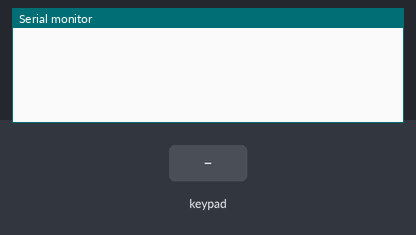
The sketch below on a simulated Arduino Uno, built with avr-gcc and run on an emulated ATmega328P. Shown: the last lines printed to the serial monitor. Inputs (shaded band) come from the test bench.

Above: at 1.2 s.
1.3 s: key '#' pressed
At 2.1 s:
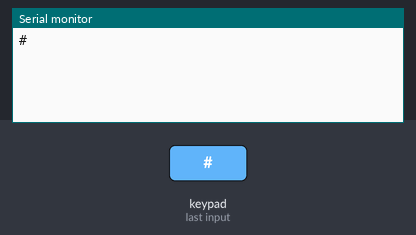
2.8 s: keypad keys 6 5 4 pressed 0.4 s apart
At 5.0 s:
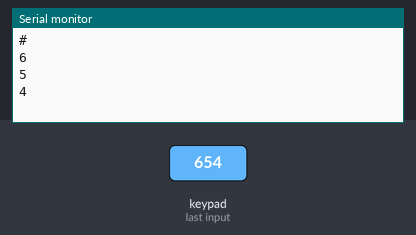
5.5 s: key '/' pressed
At 6.4 s:
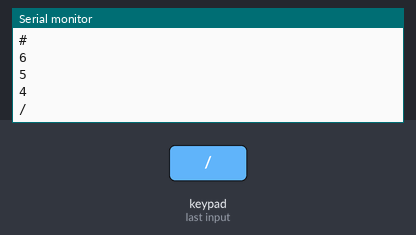
7.0 s: keypad keys 6 5 4 * pressed 0.4 s apart
At 8.5 s:
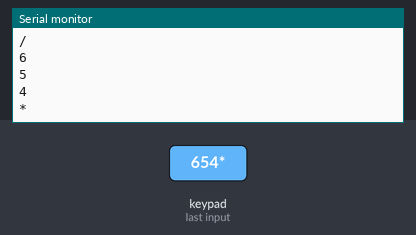
Timing chart, 0 to 10.0 s (numbered marks = the images above; inputs shaded):
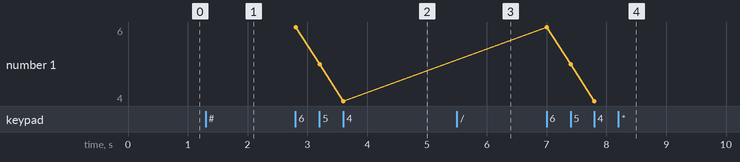

Measured:
- after the input at 1.3 s, the serial monitor: prints a new line at once (image 1)
- after the input at 2.8 s, the serial monitor: prints a new line at once (image 2)
- after the input at 5.5 s, the serial monitor: prints a new line at once (image 3)
- after the input at 7.0 s, the serial monitor: prints a new line at once (image 4)

The sketch:

sketch_jan23a.ino
```cpp
#include <Keypad.h>

const byte ROWS = 5; //four rows
const byte COLS = 4; //four columns
//define the cymbols on the buttons of the keypads
char hexaKeys[ROWS][COLS] = {
  {'#','/','*', '-'},
  {'7','8','9', NO_KEY},
  {'4', '5', '6', '+'},
  {'1', '2', '3', NO_KEY},
  {'0', '.','\n', NO_KEY}
};
byte rowPins[ROWS] = {3, 2}; //connect to the row pinouts of the keypad
byte colPins[COLS] = {6, 5, 4}; //connect to the column pinouts of the keypad

//initialize an instance of class NewKeypad
Keypad customKeypad = Keypad( makeKeymap(hexaKeys), rowPins, colPins, ROWS, COLS);

void setup() {
  Serial.begin(9600);
}

void loop() {
  char customKey = customKeypad.getKey();

  if (customKey){
    Serial.println(customKey);
  }
}
```
